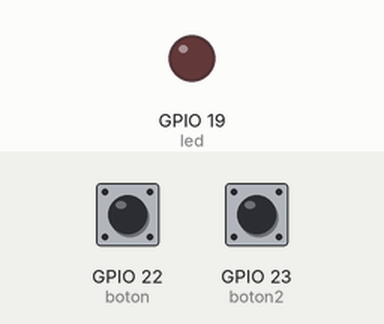
Simulated run of this sketch. Board: ESP32. Parts: output pins drawn as LEDs (lit = HIGH). The inputs (shaded band) are chosen by the test bench; at power-on: GPIO 22 (boton) LOW, GPIO 23 (boton2) LOW.

Above: at 1.2 s.
1.3 s: GPIO 22 (boton) pulled HIGH for 0.15 s
At 2.5 s:
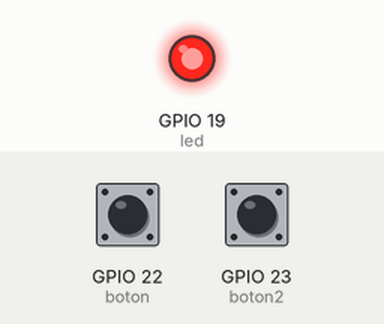
2.9 s: GPIO 23 (boton2) pulled HIGH for 0.15 s
At 3.9 s:
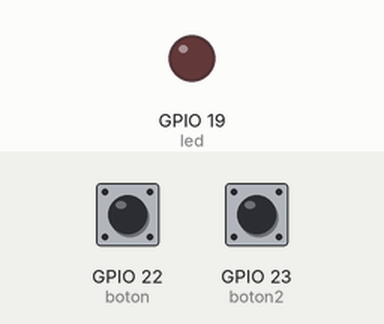
4.5 s: GPIO 22 (boton) pulled HIGH for 1 s
At 5.2 s:
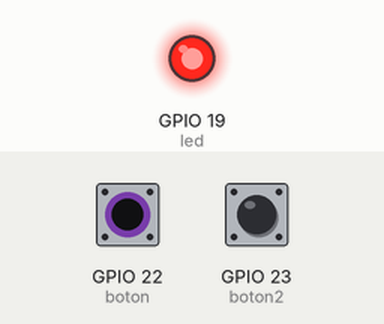
Timing chart, 0 to 7.5 s (numbered marks = the images above; inputs shaded):
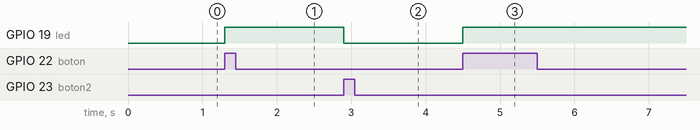

The sketch:

sketch.ino
```cpp
const int led = 19;
const int boton = 22;
const int boton2 = 23;


void setup() {
  pinMode(boton, INPUT_PULLDOWN);
  pinMode(led, OUTPUT);
  pinMode(boton2, INPUT_PULLDOWN);
}


void loop() {
if (digitalRead(boton) == HIGH)
{
  digitalWrite(led, HIGH);
}

if (digitalRead(boton2) == HIGH)
{
  digitalWrite(led, LOW);
}
}
```

Measured:
- after the input at 1.3 s, GPIO 19 (led): LOW → HIGH at once
- after the input at 2.9 s, GPIO 19 (led): HIGH → LOW at once
- after the input at 4.5 s, GPIO 19 (led): LOW → HIGH at once
